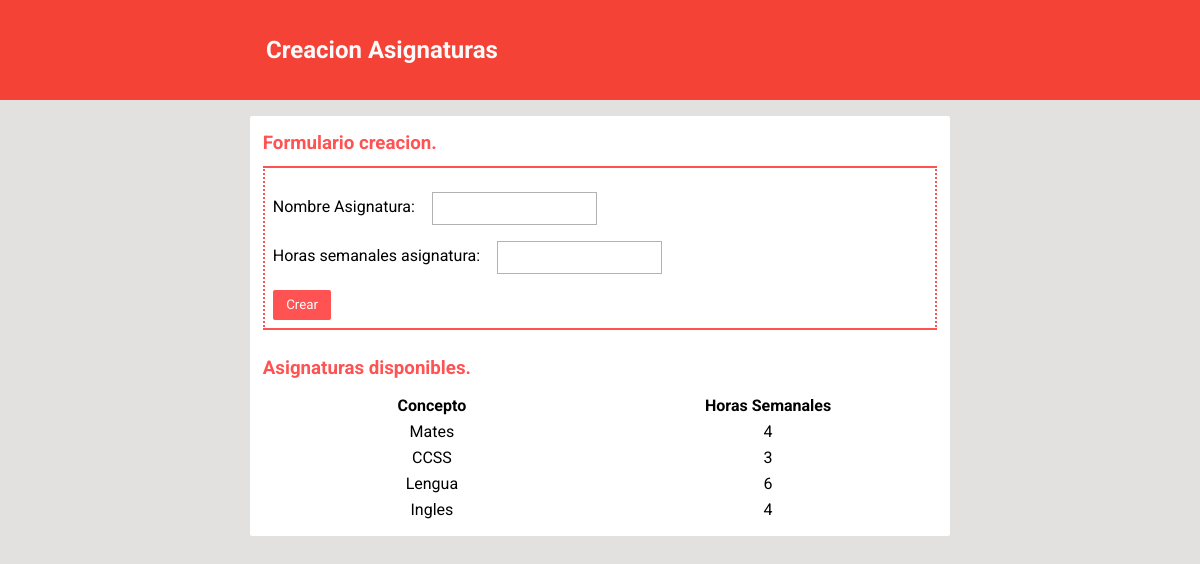
The app's page /setup/crearAsignaturas/, older data.
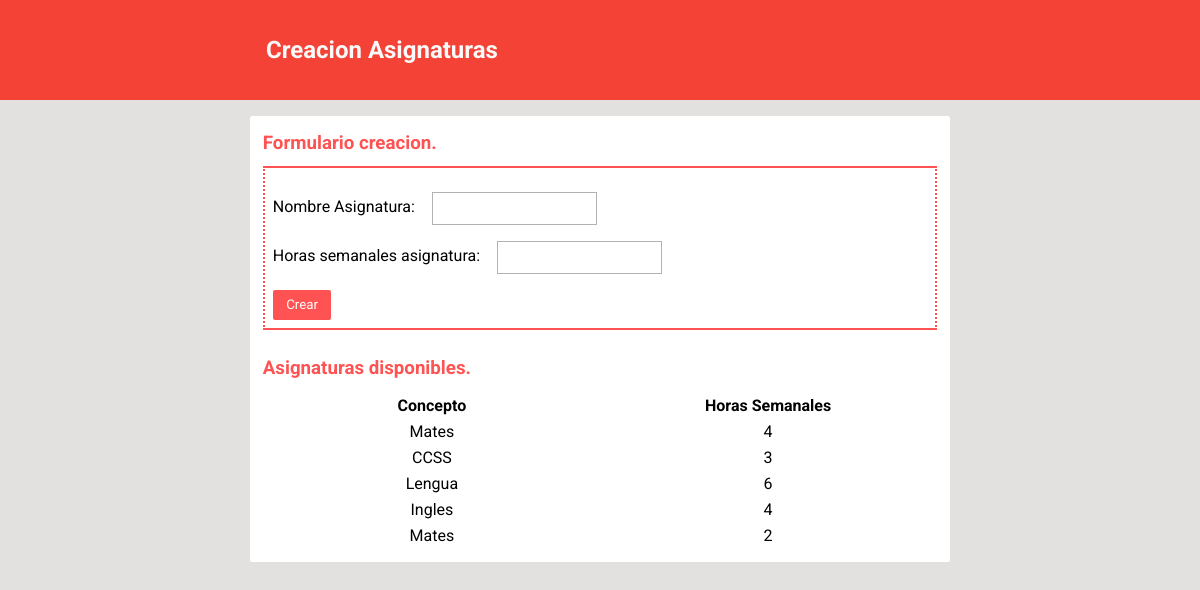
The same page, newer data.
### setup/models.py (models this page shows, shortened)
class Asignatura(models.Model):
    concepto = models.CharField(max_length=50)
    horasPorSemana = models.DecimalField(max_digits=2, decimal_places=0)
    class Meta:
        verbose_name = "Asignatura"
        verbose_name_plural = "Asignaturas"

### setup/views.py (the view)
def crearAsignaturasView(request):  # VISTA
    if request.method == 'POST':
        datosFormulario = request.POST
        formAsignatura = AsignaturaForm(datosFormulario)
        if formAsignatura.is_valid():
            guardarAsignatura(formAsignatura)
            return HttpResponseRedirect('/setup/crearAsignaturas')
    context = crearContextoAsignaturas()
    return render(request, setupTemplate, context)

### setup/forms.py
class AsignaturaForm(forms.ModelForm):
    class Meta:
        model = Asignatura
        fields = '__all__'
        labels = {
            'concepto': _('Nombre Asignatura'),
            'horasPorSemana': _('Horas semanales asignatura'),
        }

### setup/views.py (called while the page is built)
def crearContextoAsignaturas():
    formAsignatura = AsignaturaForm()
    todasAsignaturas = Asignatura.objects.all().order_by('id')
    context = {
        'form': formAsignatura,
        'todasAsignaturas': todasAsignaturas,
        'tipoFormulario': 'Asignaturas'
    }
    return context

### templates/setup.html (shortened to what this page needs)
{% load static %}
<!DOCTYPE HTML>
<html lang="es">
<head>
    <link rel="stylesheet" href="//cdn.materialdesignicons.com/2.0.46/css/materialdesignicons.min.css">
	<link rel="stylesheet" href="{% static "css/setup.css" %}">
</head>
<body>
	{% if form %}
		<header id="pageTitle">
	        <div>
	            <h2>Creacion {{ tipoFormulario }}</h2>
	        </div>
	    </header>
	    <div id="container">
	    	<h3>Formulario creacion.</h3>
			<form method="post" id="creationForm">
				{{ form.as_p }}
				<input type="submit" value="Crear" />
			</form>
	    	<br>
	    	<h3>{{ tipoFormulario }} disponibles.</h3>
			<table style="width:100%">
				{% if tipoFormulario == "Asignaturas" %}
					<tr>
						<th>Concepto</th>
						<th>Horas Semanales</th>
					</tr>
					{% for asignatura in todasAsignaturas %}
						<tr>
							<td>{{ asignatura.concepto }}</td>
							<td>{{ asignatura.horasPorSemana }}</td>
						</tr>
					{% endfor %}
				{% endif %}
			</table>
	    </div>
	{% endif %}
</body>
</html>

### static/css/setup.css (style rules this page uses)
* { margin: 0; padding: 0; border: 0; box-sizing: border-box; font-family: 'Roboto', sans-serif; outline: none; text-decoration: none; line-height: 1.5; }
body { background-color: #e2e1e0; }
#pageTitle { background-color: #F44336; color: #fafafa; padding: 1em; text-align: center; position: relative; }
#pageTitle>div { width: 90%; max-width: 700px; display: flex; margin: 1em auto; }
#container { width: 90%; max-width: 700px; background-color: #fff; margin: 1em auto; list-style: none; padding: 0.8em; border-radius: 2px; }
#container>h3 { color: #FF5252; margin-bottom: 0.5em; }
#creationForm { border: 2px solid #FF5252; padding: 0.5em; border-top-style: solid; border-right-style: dotted; border-bottom-style: solid; border-left-style: dotted; }
#creationForm>p { -webkit-margin-before: 1em; -webkit-margin-after: 1em; -webkit-margin-start: 0px; -webkit-margin-end: 0px; }
input[type=submit] { background-color: #FF5252; color: #fafafa; padding: 0.4em 1em; border-radius: 2px; cursor: pointer; }
#creationForm>p>input, #creationForm>p>select { border: 1px solid rgba(0,0,0,.3); padding: 0.4em; margin-left: 1em; }
table { table-layout: fixed; width: 100%; text-align: center; }

Row changes from the older to the newer data that the page shows:
added Asignatura: concepto "Mates", horasPorSemana "2"
